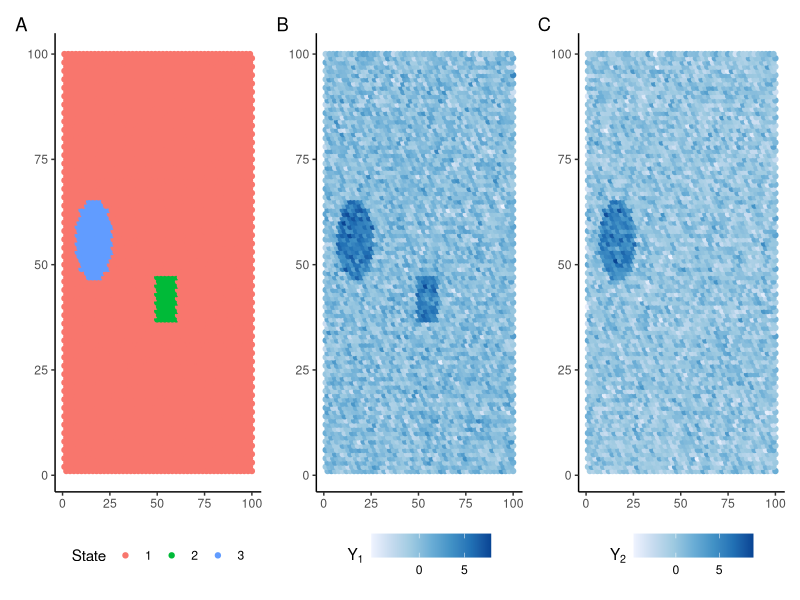

R code for this plot: (Note: this script raises an error after producing the figure.)
library(tidyverse)
library(mvtnorm)
library(patchwork)
set.seed(102)

#Generate truth
df = expand.grid(x = 1:100, y = 1:100)
df = df[df$x %% 2 + df$y %% 2 == 1,]
df$z = 1

rect_center = sample(10:90, 2, replace = T)
df$z[df$x %in% seq(rect_center[1] - 5, rect_center[1]+5) & df$y %in% seq(rect_center[2] - 5, rect_center[2]+5)] = 2

circ_center = sample(10:90, 2, replace = T)
r = 10 #radius
s = seq(0,r) #sagitta
l = sqrt(2*(r-s)*r-(r-s)^2) #half chord length
for (i in s){
  df$z[(df$x %in% c(circ_center[1] + c(i, -i))) & 
         (df$y > circ_center[2] - l[i+1]) & 
         (df$y < circ_center[2] + l[i+1])] = 3
}

#Plot truth
p1 = ggplot(df, aes(x,y,color = factor(z))) + 
  geom_point() +
  #scale_fill_manual(values = c("#f6f6f6", "#b2182b", "#2166ac")) +
  theme_classic() +
  theme(legend.position = "bottom")+
  labs(color = "State", x = NULL, y = NULL)

#Generate simulated expression
set.seed(101)  
mu1 = c(0,0)
mu2 = c(5,0)
mu3 = c(5,5)
Sigma = diag(1, nrow = 2) + 1
Lambda = solve(Sigma)
rmvnorm(5, mean = mu1, sigma = Sigma)
df$Y1 = NA
df$Y2 = NA
df[df$z == 1,c("Y1", "Y2")] = rmvnorm(n = sum(df$z == 1), 
                                      mean = mu1, 
                                      sigma = Sigma)
df[df$z == 2,c("Y1", "Y2")] = rmvnorm(n = sum(df$z == 2), 
                                      mean = mu2, 
                                      sigma = Sigma)
df[df$z == 3,c("Y1", "Y2")] = rmvnorm(n = sum(df$z == 3), 
                                      mean = mu3, 
                                      sigma = Sigma)


#Plots
p2 = ggplot(df, aes(x,y, color = Y1)) + 
  geom_point() +
  scale_color_distiller(palette = "Blues", direction = 1, breaks = c(0,5)) +
  theme_classic()+
  theme(legend.position = "bottom")+
  labs(color = expression(Y[1]), x = NULL, y = NULL)
p3 = ggplot(df, aes(x,y, color = Y2)) + 
  geom_point() +
  scale_color_distiller(palette = "Blues", direction = 1, breaks = c(0,5)) +
  theme_classic()+
  theme(legend.position = "bottom")+
  labs(color = expression(Y[2]), x = NULL, y = NULL)

p1+p2+p3 + plot_annotation(tag_levels = "A")

#Run mcmc

df_sim_gamma2 = run_mcmc_multi(df = df, gamma = 2, q = 3, d = 2,nrep = 1000)
df_sim_gamma4 = run_mcmc_multi(df = df, gamma = 4, q = 3, d = 2,nrep = 1000)
df_sim_gamma6 = run_mcmc_multi(df = df, gamma = 6, q = 3, d = 2,nrep = 1000)

saveRDS(df, "data/data_d2_q3_s100.RDS")
saveRDS(df_sim_gamma2, "data/mcmc_d2_q3_s100_g2.RDS")
saveRDS(df_sim_gamma4, "data/mcmc_d2_q3_s100_g4.RDS")
saveRDS(df_sim_gamma6, "data/mcmc_d2_q3_s100_g6.RDS")

#Plot mcmc

df$z_gamma2 = apply(df_sim_gamma2$z[-(1:100),], 2, Mode)
df$z_gamma2_alpha = pmax(colMeans(df_sim_gamma2$z[-(1:100),]==1),
                         colMeans(df_sim_gamma2$z[-(1:100),]==2),
                         colMeans(df_sim_gamma2$z[-(1:100),]==3))

df$z_gamma4 = apply(df_sim_gamma4$z[-(1:100),], 2, Mode)
df$z_gamma4_alpha = pmax(colMeans(df_sim_gamma4$z[-(1:100),]==1),
                         colMeans(df_sim_gamma4$z[-(1:100),]==2),
                         colMeans(df_sim_gamma4$z[-(1:100),]==3))

df$z_gamma6 = apply(df_sim_gamma6$z[-(1:100),], 2, Mode)
df$z_gamma6_alpha = pmax(colMeans(df_sim_gamma6$z[-(1:100),]==1),
                         colMeans(df_sim_gamma6$z[-(1:100),]==2),
                         colMeans(df_sim_gamma6$z[-(1:100),]==3))

multi2 = ggplot(df, aes(x, y)) +
  geom_point(aes(color = factor(z_gamma2), alpha = z_gamma2_alpha)) +
  labs(color = "State", alpha = "Proportion", x = NULL, y = NULL) +
  guides(alpha = F) + 
  scale_alpha_continuous(limits = c(0,1), breaks = seq(0.3,1,0.1), range = c(0,1))+
  theme_classic()

multi4 = ggplot(df, aes(x, y)) +
  geom_point(aes(color = factor(z_gamma4), alpha = z_gamma4_alpha)) +
  labs(color = "State", alpha = "Proportion", x = NULL, y = NULL) +
  guides(alpha = F) + 
  scale_alpha_continuous(limits = c(0,1), breaks = seq(0.3,1,0.1), range = c(0,1))+
  theme_classic()

multi6 = ggplot(df, aes(x, y)) +
  geom_point(aes(color = factor(z_gamma6), alpha = z_gamma6_alpha)) +
  labs(color = "State", alpha = "Proportion", x = NULL, y = NULL) +
  guides(alpha = F) + 
  scale_alpha_continuous(limits = c(0,1), breaks = seq(0.3,1,0.1), range = c(0,1))+
  theme_classic()

(multi2 + multi4 + multi6)+
  plot_layout(guides = 'collect')+
  plot_annotation(tag_levels = "A")

ggplot(df, aes(x,y,color = factor(df_sim_gamma6$z[1000, ]))) + 
  geom_point() +
  theme_classic() +
  theme(legend.position = "bottom")+
  labs(color = "State", x = NULL, y = NULL)
